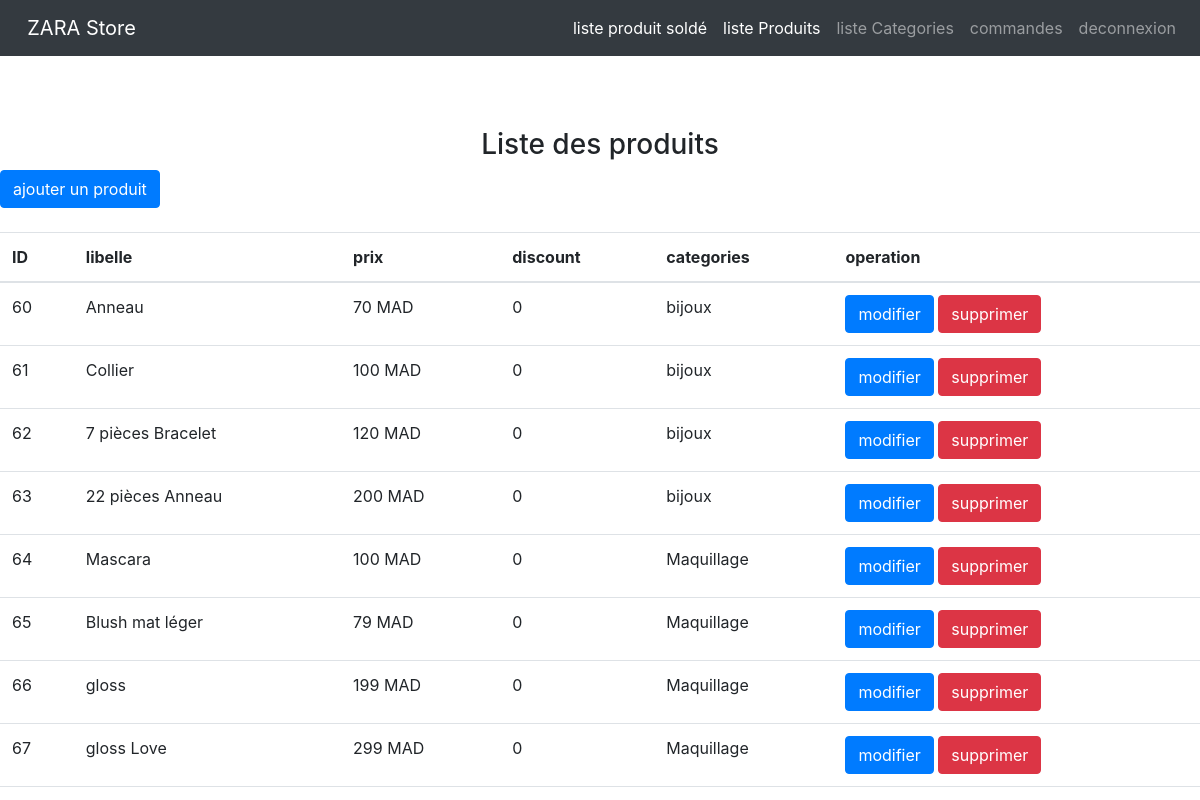
Page /listeprod.php on the committed database.
### tables this page shows
CREATE TABLE `produit` (
  `id` int(11) NOT NULL,
  `libelle` varchar(100) NOT NULL,
  `prix` decimal(10,0) NOT NULL,
  `discount` int(10) UNSIGNED ZEROFILL NOT NULL,
  `id_categorie` int(11) NOT NULL,
  `description` varchar(250) NOT NULL,
  `image` varchar(200) NOT NULL
);

CREATE TABLE `categori` (
  `id` int(11) NOT NULL,
  `libelle` varchar(100) NOT NULL,
  `description` varchar(150) NOT NULL,
  `date` datetime NOT NULL DEFAULT current_timestamp(),
  `icone` varchar(200) NOT NULL
);

### listeprod.php (the view, shortened to what this page needs)
<!DOCTYPE html>
<html lang="en">
<head>
    <link href="https://cdn.jsdelivr.net/npm/bootstrap@5.3.0-alpha1/dist/css/bootstrap.min.css" rel="stylesheet">
    <link rel="stylesheet" href="https://cdnjs.cloudflare.com/ajax/libs/twitter-bootstrap/4.1.2/css/bootstrap.min.css">
</head>
<body>
<?php include 'nav1.php' ?>
<div>
<br>
<br>
<br>
<h3 style=" text-align:center">Liste des produits</h3>
<a  style=" text-align:center"  href="ajouterprod.php" class="btn btn-primary" >ajouter un produit</a>
<br>
<br>
<table class="table table-hover">
<thead>
    <tr>
    <th>ID</th>
<th>libelle</th>
<th>prix</th>
<th>discount</th>
<th>categories</th>
<th>operation</th>
</tr>
</thead>
<tbody>
<?php
$user = "root";
$pass = "";
  $pdo = new PDO ("mysql:host=localhost;dbname=siteweb", $user, $pass);
  $categories = $pdo->query( 'SELECT produit.* , categori.libelle as CL FROM produit INNER JOIN categori ON produit.id_categorie=categori.id')->fetchAll( PDO::FETCH_ASSOC);
foreach($categories as $categories){
    ?>
    <tr>
    <td> <?php echo $categories['id']?></td>
    <td>    <?php echo $categories['libelle']?> </td>
    <td>    <?php echo $categories['prix']?> MAD</td>
    <td>    <?php echo $categories['discount']?> </td>
    <td>    <?php echo $categories['CL']?> </td>
    <td>
       <a href="modifier_produit.php?id= <?php echo $categories['id']?>" class=" btn btn-primary">modifier</a>
       <a href="supprimer_produit.php?id= <?php echo $categories['id']?>" onclick="return confirm(' voulez vous vraiment supprimer le produit <?php echo $categories['libelle']?> ')" class=" btn btn-danger">supprimer</a>
    </td>
    </tr>
    <?php
}
?>
</tbody>
</table>
</div>
</body>
</html>

### rows in the picture
produit: id "60", libelle "Anneau", prix "70", discount "0", categori.libelle "bijoux"
produit: id "61", libelle "Collier", prix "100", discount "0", categori.libelle "bijoux"
produit: id "62", libelle "7 pièces Bracelet", prix "120", discount "0", categori.libelle "bijoux"
produit: id "63", libelle "22 pièces Anneau", prix "200", discount "0", categori.libelle "bijoux"
produit: id "64", libelle "Mascara", prix "100", discount "0", categori.libelle "Maquillage"
produit: id "65", libelle "Blush mat léger", prix "79", discount "0", categori.libelle "Maquillage"
produit: id "66", libelle "gloss", prix "199", discount "0", categori.libelle "Maquillage"
produit: id "67", libelle "gloss Love", prix "299", discount "0", categori.libelle "Maquillage"
